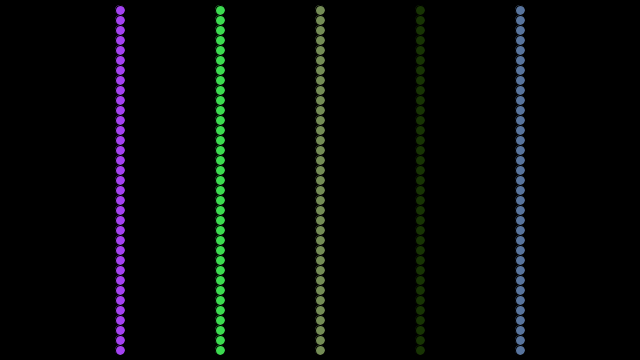
Frame 1 (no input)
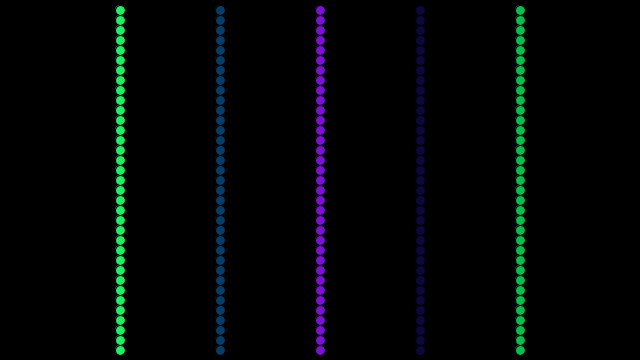
Frame 2 (the mouse pressed at the canvas centre, redrawn once)

The Processing sketch that drew these frames (run headless with seeded random() and noise(); the mouse was pressed at the canvas centre and the sketch redrawn once):

// Processing sketch: vertical_stripes
// ── vertical_stripes.pde
// Vertical Stripes
// The Coding Train / Daniel Shiffman
// Processing Intro Series

void setup(){
  size(640, 360); 
}

void draw(){
  background(0); 
  fill(255); 
  
  fill(random(255), random(255), random(255)); 
  for(float y = 10; y < height; y += 10){
   circle(width/2 - 200, y , 10); 
  }
  
  fill(random(255), random(255), random(255)); 
  for(float y = 10; y < height; y += 10){
   circle(width/2 - 100, y , 10); 
  }
  
  fill(random(255), random(255), random(255)); 
  for(float y = 10; y < height; y += 10){
   circle(width/2, y, 10); 
  }
  
  fill(random(255), random(255), random(255)); 
  for(float y = 10; y < height; y += 10){
   circle(width/2 + 100, y , 10); 
  }
  
  fill(random(255), random(255), random(255)); 
  for(float y = 10; y < height; y += 10){
   circle(width/2 + 200, y , 10); 
  }
  
  noLoop();
}
